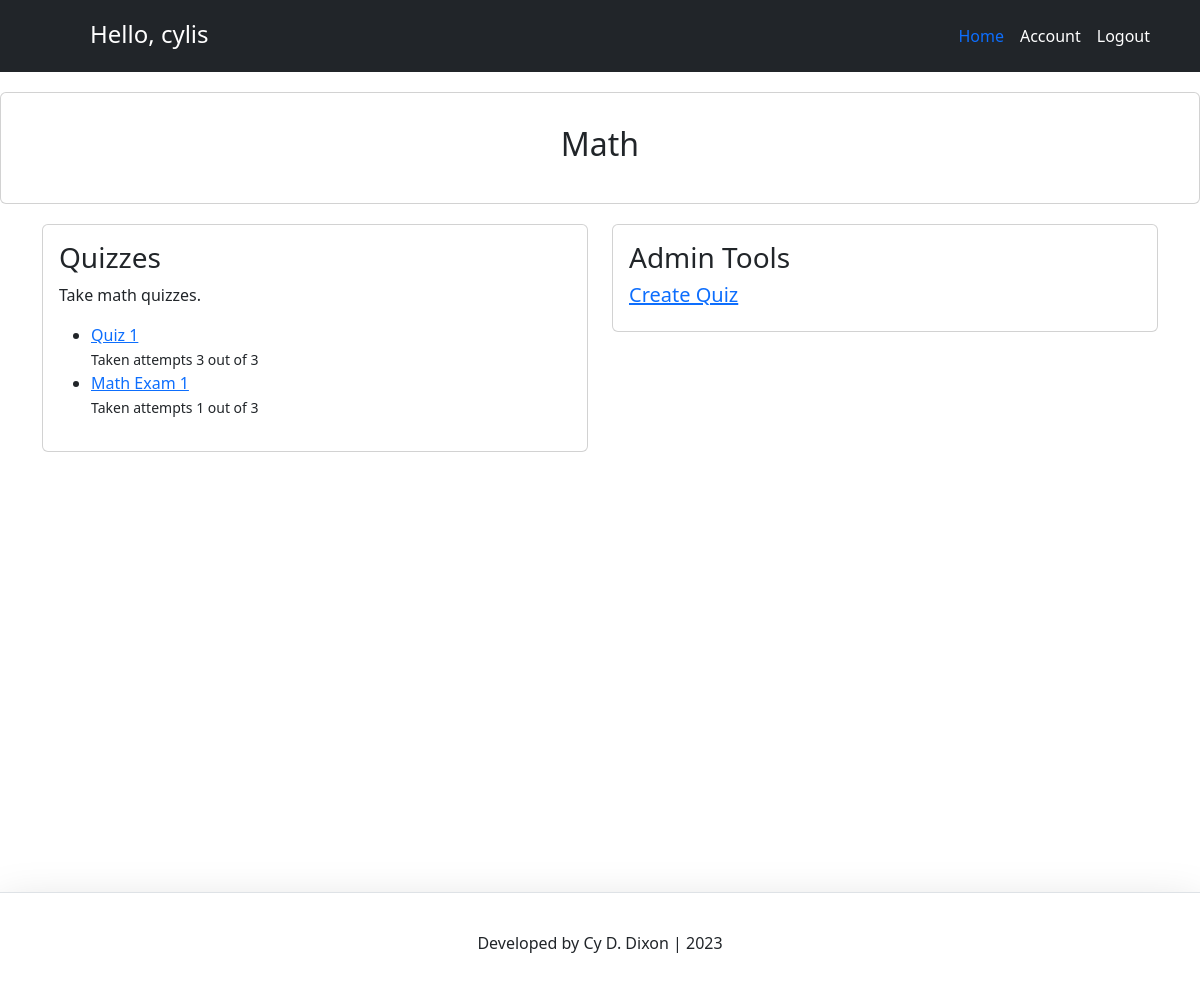
Screenshot of /quiz/math/ (signed in) with the database file from the repository.
### account/models.py (models this page shows, shortened)
class Account(AbstractBaseUser):
	email 					= models.EmailField(verbose_name="email", max_length=60, unique=True)
	username 				= models.CharField(max_length=30, unique=True)
	date_joined				= models.DateTimeField(verbose_name='date joined', auto_now_add=True)
	last_login				= models.DateTimeField(verbose_name='last login', auto_now=True)
	is_admin				= models.BooleanField(default=False)
	is_active				= models.BooleanField(default=True)
	is_staff				= models.BooleanField(default=False)
	is_superuser			= models.BooleanField(default=False)
	USERNAME_FIELD = 'email'
	REQUIRED_FIELDS = ['username']
	objects = MyAccountManager()

### quiz/models.py (models this page shows, shortened)
class Quiz(models.Model):
    name = models.CharField(max_length=255)
    type = models.CharField(max_length=255, default="none")
    description = models.TextField(default="empty")

class QuizTaker(models.Model):
    user = models.ForeignKey(Account, on_delete=models.CASCADE)
    quiz = models.ForeignKey(Quiz, on_delete=models.CASCADE)
    date_taken = models.DateTimeField(auto_now_add=True)
    quiz_score = models.IntegerField(default=0)
    attempts = models.IntegerField(default=0)

### quiz/views.py (the view)
# urls.py: path('math/', views.math_view, name='math_page'),
def math_view(request):
    context = {}
    quizzes = Quiz.objects.all()
    user = request.user
    quiz_takers = QuizTaker.objects.all()
    context['quiz_takers'] = quiz_takers
    context['user'] = user
    context['quizzes'] = quizzes
    return render(request, 'math_page.html', context)

### quiz/templates/math_page.html (shortened to what this page needs)
{% extends 'base.html' %}
{% load static %}
{% block content %}
<link rel="stylesheet" href="bootstrap.css" />
<div class="card text-center p-3">
  <div class="card-body">
    <h2 class="card-title">Math</h2>
  </div>
</div>
<div class="container">
  <div class="row">
    <div class="col-sm-6 mb-3 mb-sm-0">
      <div class="card">
        <div class="card-body">
          <h3 class="card-title">Quizzes</h3>
          <p class="card-text">Take math quizzes.</p>
          <ul>
            {% for quiz in quizzes %}
              {% if quiz.type == 'Math' %}
              <li><a href="{% url 'start_quiz' quiz.id %}">{{ quiz.name }}</a></li>
			  {% for taker in quiz_takers %}
				{% if taker.user == user and taker.quiz == quiz %}
					<small> Taken attempts {{ taker.attempts }}  out of 3 </small>
				{% endif %}
			  {% endfor %}
              {% endif %}
            {% endfor %}
          </ul>
        </div>
      </div>
    </div>
    <div class="col-sm-6 mb-3 mb-sm-0">
      <div class="card">
        <div class="card-body">
			{% if user.is_admin %}
			<h3> Admin Tools </h3>
			<h5 class="card-title"><a href="{% url 'create_quiz' %}">Create Quiz</a> </h5>
			{% endif %}
        </div>
      </div>
    </div>
  </div>
</div>
{% endblock content %}

### templates/snippets/header.html (shortened to what this page needs)
<link href="https://cdn.jsdelivr.net/npm/bootstrap@5.3.1/dist/css/bootstrap.min.css" rel="stylesheet">
<header class="p-3 text-bg-dark">
  <div class="container">
    <div class="d-flex flex-wrap">
      <a href="/" class="d-flex mb-3 mb-md-0 me-md-auto link-body-emphasis text-decoration-none">
        <svg class="bi me-2" width="40" height="32"><use xlink:href="#bootstrap"/></svg>
        {% if request.user.is_authenticated %}
          <span class="text-white fs-4">Hello, {{request.user.username}}</span>
        {% else %}
          <span class="text-white fs-4">It's Django Time!</span>
        {% endif %}
      </a>
      <ul class="nav">
        {% if request.user.is_authenticated %}
          <li><a class="nav-link px-2 text-blue" aria-current="page" href="{% url 'home' %}"> Home </a></li>
          <li><a class="nav-link px-2 text-white" href="{% url 'account' %}"> Account </a></li>
          <li><a class="nav-link px-2 text-white" href="{% url 'logout' %}"> Logout </a></li>
        {% else %}
          <li><a class="nav-link px-2 text-blue" href="{% url 'home' %}">Home</a></li>
          <li><a class="nav-link px-2 text-white" href="{% url 'register' %}">Register</a></li>
          <li><a class="nav-link px-2 text-white" href="{% url 'login' %}">Login</a> </li>
        {% endif %}
      </ul>
  </div>
</header>

### templates/snippets/header.html (style rules this page uses)
.p-3 { margin-bottom: 20px; }

### templates/snippets/base_css.html (style rules this page uses)
body { background-color: #F5F5F5; }

### rows the page displays
Account: user.username "cylis"
Quiz: name "Quiz 1"
QuizTaker: attempts "3"
Quiz: name "Math Exam 1"
QuizTaker: attempts "1"
